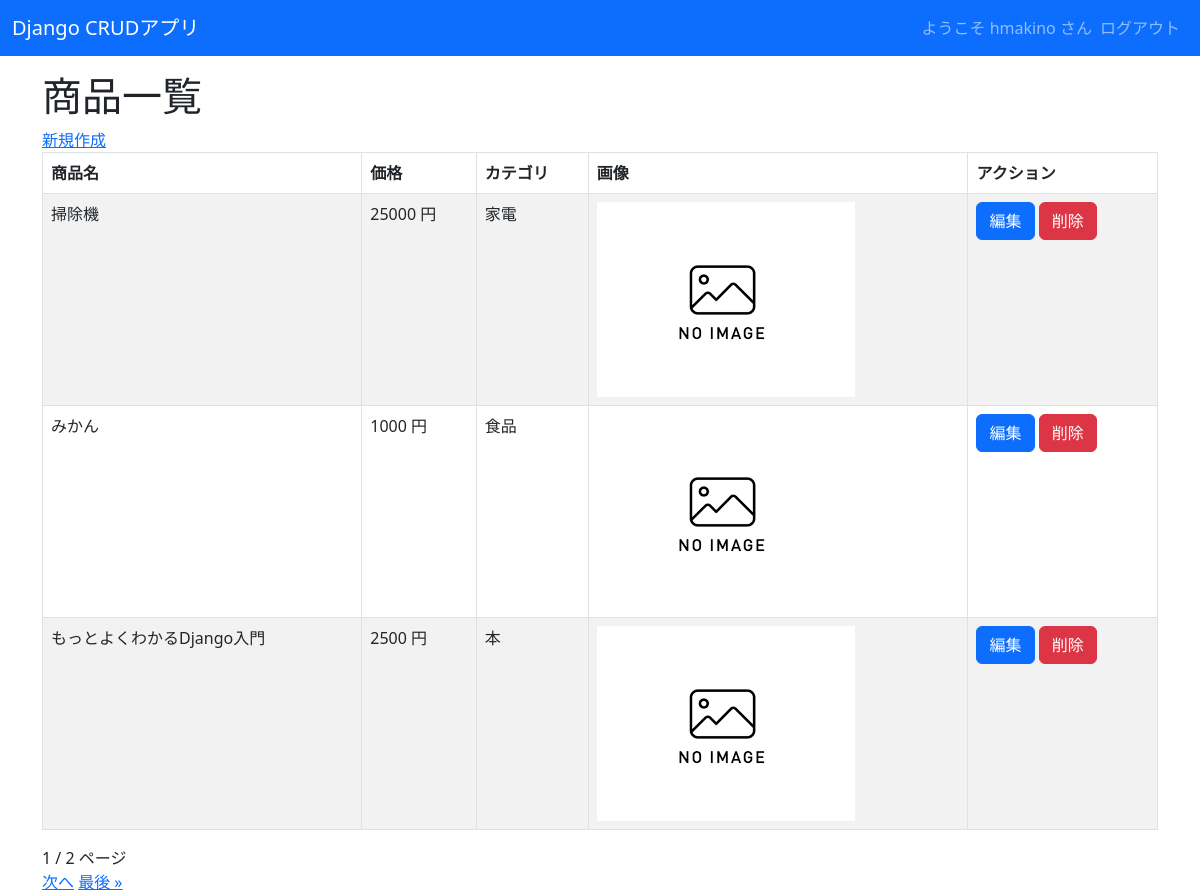
Screenshot of /crud/ (signed in) with the database file from the repository.
### crud/models.py (models this page shows, shortened)
class Product(models.Model):
    name = models.CharField(max_length=200)  # 商品名を文字列で定義　最大文字列長は200
    price = models.PositiveIntegerField()  # 価格を整数で定義　正の整数のみ
    category = models.ForeignKey(Category, on_delete=models.CASCADE)
    img = models.ImageField(blank=True, default='noImage.png')  # 画像フィールドは省略可で、デフォルト画像はnoImage.png

class Category(models.Model):
    name = models.CharField(max_length=200)
    def __str__(self):
        return self.name

### crud/views.py (the view)
# urls.py: path('crud/', views.ProductListView.as_view(), name='list'),
class ProductListView(LoginRequiredMixin, ListView):
    model = Product
    template_name = "list.html"
    paginate_by = 3

### crud/templates/crud/product_list.html (shortened to what this page needs)
{% extends "base.html" %}
{% block content %}
  <h1>商品一覧</h1>
  <a href="{% url 'new' %}">新規作成</a>
  <table class="table table-striped table-hover table-bordered">
    <thead>
      <tr>
        <th>商品名</th>
        <th>価格</th>
        <th>カテゴリ</th>
        <th>画像</th>
        <th>アクション</th>
      </tr>
    </thead>
    {% for product in object_list %}
      <tr>
        <td>{{ product.name }}</td>
        <td>{{ product.price }} 円</td>
        <td>{{ product.category }}</td>
        <td>
          <img src="{{ product.img.url }}" style="width:100px height: auto;">
        </td>
        <td>
          <button class="btn btn-primary"
                  onclick="location.href='{% url 'edit' pk=product.pk %}'">編集</button>
          <button class="btn btn-danger"
                  onclick="location.href='{% url 'delete' pk=product.pk %}'">削除</button>
        </td>
      </tr>
    {% endfor %}
  </table>
  {{ page_obj.number }} / {{ page_obj.paginator.num_pages }} ページ
  <br />
  {% if page_obj.has_next %}
    <a href="?page={{ page_obj.next_page_number }}">次へ</a>
    <a href="?page={{ page_obj.paginator.num_pages }}">最後 &raquo;</a>
  {% endif %}
{% endblock content %}

### crud/templates/base.html (shortened to what this page needs)
<!DOCTYPE html>
<html lang="ja">
  <head>
    <link href="https://cdn.jsdelivr.net/npm/bootstrap@5.3.0-alpha3/dist/css/bootstrap.min.css"
          rel="stylesheet"
>
  </head>
  <body>
    <nav class="navbar navbar-expand-lg navbar-dark bg-primary"
         style="margin-bottom: 1rem">
      <div class="container-fluid">
        <a class="navbar-brand" href="{% url 'list' %}">Django CRUDアプリ</a>
        <div class="collapse navbar-collapse" id="navbarNav">
          <ul class="navbar-nav ms-auto">
            {% if request.user.is_authenticated %}
              <span class="navbar-text">ようこそ {{ user.get_username }} さん</span>
              <li class="nav-item">
                <form action="{% url 'logout' %}" method="post">
                  <input class="nav-link" type="submit" value="ログアウト">
                </form>
              </li>
            {% else %}
              <li class="nav-item">
                <a class="nav-link" href="{% url 'login' %}">ログイン</a>
              </li>
            {% endif %}
          </ul>
        </div>
      </div>
    </nav>
    <div class="container">
      {% block content %}
      {% endblock content %}
    </div>
  </body>
</html>

### rows the page displays
Product: name "掃除機", price "25000", category "家電", img (placeholder picture)
Product: name "みかん", price "1000", category "食品", img (placeholder picture)
Product: name "もっとよくわかるDjango入門", price "2500", category "本", img (placeholder picture)

### other values shown
{{ user.get_username }} "hmakino"
{{ page_obj.number }} "1"
{{ page_obj.paginator.num_pages }} "2"
